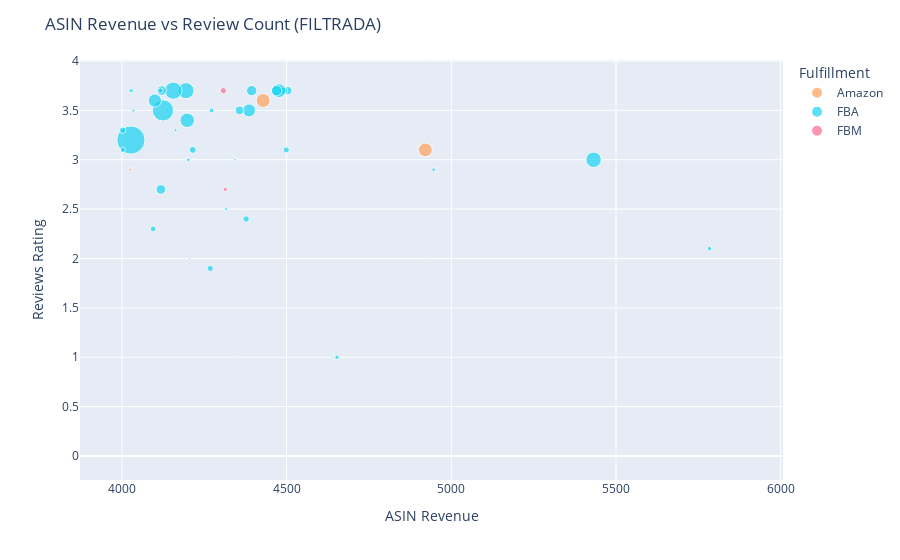

Notebook code cell kept with this figure:
### Code cell
# @title ASIN Revenue vs Review Count (FILTRADA)

# Para mostrar la grafica de dispersión con los productos filtrados

fig = px.scatter(df_filtrado, x='ASIN Revenue', y='Reviews Rating', size='Review Count', color='Fulfillment', hover_name='URL',
                 color_discrete_map={'Amazon': '#FFA15A', 'FBA': '#19D3F3', 'FBM':'#FF6692'},
                 category_orders={'Fulfillment': ['Amazon', 'FBA', 'FBM']},
                 custom_data=['URL'])

fig.update_layout(
    title='ASIN Revenue vs Review Count (FILTRADA)',
    hovermode='closest',
    newshape=dict(line_color='black', line_width=2),
)

fig.show()

### Figure 1 — Plotly figure (JSON) as saved in the notebook; plotly's stock layout.template omitted (floating-point values rounded to 4 significant figures)
{"data": [{"customdata": [["https://amazon.com/dp/166811335X"], ["https://amazon.com/dp/B0F2P76DSF"], ["https://amazon.com/dp/B0D342XY7N"], ["https://amazon.com/dp/B0DPJFY3CM"], ["https://amazon.com/dp/B0F8LG8STL"], ["https://amazon.com/dp/B0D5WLZB6X"], ["https://amazon.com/dp/B0DM1QFGHG"], ["https://amazon.com/dp/031657323X"], ["https://amazon.com/dp/1068756330"], ["https://amazon.com/dp/B0FBPM2P2R"], ["https://amazon.com/dp/B0CTRTX151"], ["https://amazon.com/dp/B0DT9ZCYX5"], ["https://amazon.com/dp/B0F8L4MBQF"], ["https://amazon.com/dp/B0FFN86JRJ"], ["https://amazon.com/dp/B0FD2J6J4R"], ["https://amazon.com/dp/B0D33ZJ2B2"]], "hovertemplate": "<b>%{hovertext}</b><br><br>Fulfillment=Amazon<br>ASIN Revenue=%{x}<br>Reviews Rating=%{y}<br>Review Count=%{marker.size}<extra></extra>", "hovertext": ["https://amazon.com/dp/166811335X", "https://amazon.com/dp/B0F2P76DSF", "https://amazon.com/dp/B0D342XY7N", "https://amazon.com/dp/B0DPJFY3CM", "https://amazon.com/dp/B0F8LG8STL", "https://amazon.com/dp/B0D5WLZB6X", "https://amazon.com/dp/B0DM1QFGHG", "https://amazon.com/dp/031657323X", "https://amazon.com/dp/1068756330", "https://amazon.com/dp/B0FBPM2P2R", "https://amazon.com/dp/B0CTRTX151", "https://amazon.com/dp/B0DT9ZCYX5", "https://amazon.com/dp/B0F8L4MBQF", "https://amazon.com/dp/B0FFN86JRJ", "https://amazon.com/dp/B0FD2J6J4R", "https://amazon.com/dp/B0D33ZJ2B2"], "legendgroup": "Amazon", "marker": {"color": "#FFA15A", "size": [0, 0, 56, 0, 0, 56, 1, 0, 0, 0, 0, 0, 0, 0, 0, 3], "sizemode": "area", "sizeref": 0.5775, "symbol": "circle"}, "mode": "markers", "name": "Amazon", "orientation": "v", "showlegend": true, "type": "scatter", "x": [5891.0, 5329.0, 4921.0, 4531.0, 4461.0, 4429.0, 4335.0, 4311.0, 4242.0, 4210.0, 4115.0, 4077.0, 4073.0, 4071.0, 4060.0, 4026.0], "xaxis": "x", "y": [0.0, 0.0, 3.1, 0.0, 0.0, 3.6, 1.0, 0.0, 0.0, 0.0, 0.0, 0.0, 0.0, 0.0, 0.0, 2.9], "yaxis": "y"}, {"customdata": [["https://amazon.com/dp/B0FF4L834M"], ["https://amazon.com/dp/B0F7HG117L"], ["https://amazon.com/dp/B0F7X99VXB"], ["https://amazon.com/dp/B0FGPJM4XP"], ["https://amazon.com/dp/B0FGYHS6FN"], ["https://amazon.com/dp/B0F2YJLQ6C"], ["https://amazon.com/dp/B0DK1PCHB6"], ["https://amazon.com/dp/B0F6CBDY5B"], ["https://amazon.com/dp/B0DCS84W79"], ["https://amazon.com/dp/B0F6K8LJJ6"], ["https://amazon.com/dp/B0CXB18CQM"], ["https://amazon.com/dp/B0F62T4FSS"], ["https://amazon.com/dp/B0DSKDRKSR"], ["https://amazon.com/dp/1430085312"], ["https://amazon.com/dp/B0FJ1B1KLV"], ["https://amazon.com/dp/B0F8H6B2WN"], ["https://amazon.com/dp/B0FFJMXDR7"], ["https://amazon.com/dp/B0FDJPM3BV"], ["https://amazon.com/dp/B0DPG2N1VH"], ["https://amazon.com/dp/B0F9WS8FRM"], ["https://amazon.com/dp/B0F4XFFGD7"], ["https://amazon.com/dp/B0FDGZKGDN"], ["https://amazon.com/dp/B0FCSQN3GB"], ["https://amazon.com/dp/B0DG5MJDDB"], ["https://amazon.com/dp/B0D5QMTSG4"], ["https://amazon.com/dp/B0F577MQC3"], ["https://amazon.com/dp/B0F6MF8R2Q"], ["https://amazon.com/dp/B0DHWZCKKK"], ["https://amazon.com/dp/B0FJLVNGGN"], ["https://amazon.com/dp/B0FCW68T72"], ["https://amazon.com/dp/B0D9XW4GNX"], ["https://amazon.com/dp/B0F3WSKMTJ"], ["https://amazon.com/dp/B0DK9DJ74G"], ["https://amazon.com/dp/B0F1YMDZVM"], ["https://amazon.com/dp/B0DF654LW8"], ["https://amazon.com/dp/B0DQ8Q416S"], ["https://amazon.com/dp/B0CZTXGSFD"], ["https://amazon.com/dp/B0FHJ852WJ"], ["https://amazon.com/dp/B0F6LHTCQ3"], ["https://amazon.com/dp/B0DH5HFPNV"], ["https://amazon.com/dp/B0DC4LFX5G"], ["https://amazon.com/dp/B0F752DRF8"], ["https://amazon.com/dp/B0F21XQ2W4"]], "hovertemplate": "<b>%{hovertext}</b><br><br>Fulfillment=FBA<br>ASIN Revenue=%{x}<br>Reviews Rating=%{y}<br>Review Count=%{marker.size}<extra></extra>", "hovertext": ["https://amazon.com/dp/B0FF4L834M", "https://amazon.com/dp/B0F7HG117L", "https://amazon.com/dp/B0F7X99VXB", "https://amazon.com/dp/B0FGPJM4XP", "https://amazon.com/dp/B0FGYHS6FN", "https://amazon.com/dp/B0F2YJLQ6C", "https://amazon.com/dp/B0DK1PCHB6", "https://amazon.com/dp/B0F6CBDY5B", "https://amazon.com/dp/B0DCS84W79", "https://amazon.com/dp/B0F6K8LJJ6", "https://amazon.com/dp/B0CXB18CQM", "https://amazon.com/dp/B0F62T4FSS", "https://amazon.com/dp/B0DSKDRKSR", "https://amazon.com/dp/1430085312", "https://amazon.com/dp/B0FJ1B1KLV", "https://amazon.com/dp/B0F8H6B2WN", "https://amazon.com/dp/B0FFJMXDR7", "https://amazon.com/dp/B0FDJPM3BV", "https://amazon.com/dp/B0DPG2N1VH", "https://amazon.com/dp/B0F9WS8FRM", "https://amazon.com/dp/B0F4XFFGD7", "https://amazon.com/dp/B0FDGZKGDN", "https://amazon.com/dp/B0FCSQN3GB", "https://amazon.com/dp/B0DG5MJDDB", "https://amazon.com/dp/B0D5QMTSG4", "https://amazon.com/dp/B0F577MQC3", "https://amazon.com/dp/B0F6MF8R2Q", "https://amazon.com/dp/B0DHWZCKKK", "https://amazon.com/dp/B0FJLVNGGN", "https://amazon.com/dp/B0FCW68T72", "https://amazon.com/dp/B0D9XW4GNX", "https://amazon.com/dp/B0F3WSKMTJ", "https://amazon.com/dp/B0DK9DJ74G", "https://amazon.com/dp/B0F1YMDZVM", "https://amazon.com/dp/B0DF654LW8", "https://amazon.com/dp/B0DQ8Q416S", "https://amazon.com/dp/B0CZTXGSFD", "https://amazon.com/dp/B0FHJ852WJ", "https://amazon.com/dp/B0F6LHTCQ3", "https://amazon.com/dp/B0DH5HFPNV", "https://amazon.com/dp/B0DC4LFX5G", "https://amazon.com/dp/B0F752DRF8", "https://amazon.com/dp/B0F21XQ2W4"], "legendgroup": "FBA", "marker": {"color": "#19D3F3", "size": [6, 69, 4, 6, 1, 21, 11, 16, 56, 32, 0, 31, 49, 0, 12, 22, 2, 3, 7, 11, 14, 1, 4, 61, 75, 0, 3, 86, 0, 3, 131, 27, 27, 8, 51, 10, 0, 3, 6, 231, 3, 8, 12], "sizemode": "area", "sizeref": 0.5775, "symbol": "circle"}, "mode": "markers", "name": "FBA", "orientation": "v", "showlegend": true, "type": "scatter", "x": [5784.0, 5432.0, 4946.0, 4653.0, 4639.0, 4503.0, 4499.0, 4492.0, 4476.0, 4470.0, 4420.0, 4394.0, 4386.0, 4378.0, 4377.0, 4357.0, 4344.0, 4316.0, 4272.0, 4268.0, 4215.0, 4205.0, 4202.0, 4198.0, 4195.0, 4177.0, 4163.0, 4156.0, 4150.0, 4138.0, 4125.0, 4121.0, 4118.0, 4117.0, 4100.0, 4095.0, 4045.0, 4035.0, 4029.0, 4028.0, 4026.0, 4003.0, 4003.0], "xaxis": "x", "y": [2.1, 3.0, 2.9, 1.0, 1.0, 3.7, 3.1, 3.7, 3.7, 3.7, 0.0, 3.7, 3.5, 0.0, 2.4, 3.5, 3.0, 2.5, 3.5, 1.9, 3.1, 2.0, 3.0, 3.4, 3.7, 0.0, 3.3, 3.7, 0.0, 3.5, 3.5, 3.7, 2.7, 3.7, 3.6, 2.3, 0.0, 3.5, 3.7, 3.2, 3.7, 3.1, 3.3], "yaxis": "y"}, {"customdata": [["https://amazon.com/dp/B0DL4VSBCG"], ["https://amazon.com/dp/B0D9TZLYH6"], ["https://amazon.com/dp/B0FJFWCSRJ"], ["https://amazon.com/dp/B0DL4Z22FJ"], ["https://amazon.com/dp/B0DFXHD3JD"], ["https://amazon.com/dp/B0DRGM3CGT"], ["https://amazon.com/dp/B0DGWGDPZD"]], "hovertemplate": "<b>%{hovertext}</b><br><br>Fulfillment=FBM<br>ASIN Revenue=%{x}<br>Reviews Rating=%{y}<br>Review Count=%{marker.size}<extra></extra>", "hovertext": ["https://amazon.com/dp/B0DL4VSBCG", "https://amazon.com/dp/B0D9TZLYH6", "https://amazon.com/dp/B0FJFWCSRJ", "https://amazon.com/dp/B0DL4Z22FJ", "https://amazon.com/dp/B0DFXHD3JD", "https://amazon.com/dp/B0DRGM3CGT", "https://amazon.com/dp/B0DGWGDPZD"], "legendgroup": "FBM", "marker": {"color": "#FF6692", "size": [0, 0, 0, 0, 5, 11, 1], "sizemode": "area", "sizeref": 0.5775, "symbol": "circle"}, "mode": "markers", "name": "FBM", "orientation": "v", "showlegend": true, "type": "scatter", "x": [5811.0, 5197.0, 4452.0, 4348.0, 4314.0, 4308.0, 4140.0], "xaxis": "x", "y": [0.0, 0.0, 0.0, 0.0, 2.7, 3.7, 1.0], "yaxis": "y"}], "layout": {"hovermode": "closest", "legend": {"itemsizing": "constant", "title": {"text": "Fulfillment"}, "tracegroupgap": 0}, "margin": {"t": 60}, "newshape": {"line": {"color": "black", "width": 2}}, "title": {"text": "ASIN Revenue vs Review Count (FILTRADA)"}, "xaxis": {"anchor": "y", "domain": [0, 1], "title": {"text": "ASIN Revenue"}}, "yaxis": {"anchor": "x", "domain": [0, 1], "title": {"text": "Reviews Rating"}}}}
